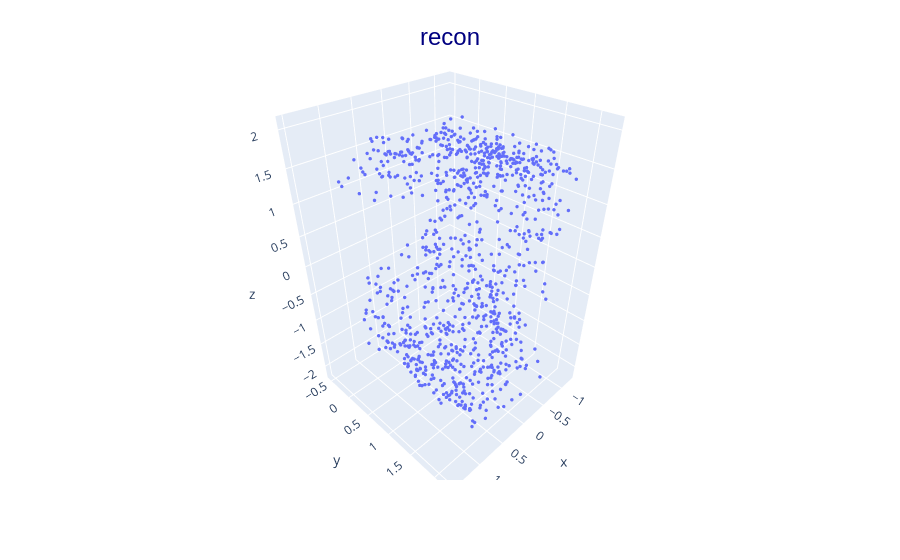
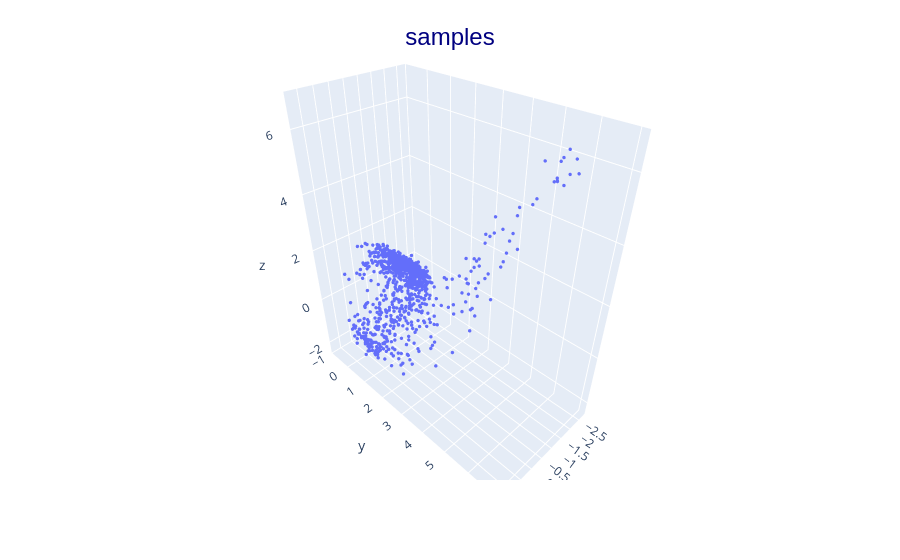

These figures' notebook cell, in order:
### Code cell
plot_vae(global_vae, sub_key, True)

### Figure 1 — Plotly figure (JSON) as saved in the notebook; plotly's stock layout.template omitted (floating-point values rounded to 4 significant figures; data arrays with more than 128 entries replaced by an {"elided": "..."} marker saying what was removed)
{"data": [{"hovertemplate": "x=%{x}<br>y=%{y}<br>z=%{z}<extra></extra>", "legendgroup": "", "marker": {"color": "#636efa", "size": 2, "symbol": "circle"}, "mode": "markers", "name": "", "scene": "scene", "showlegend": false, "type": "scatter3d", "x": {"elided": "1000 float values"}, "y": {"elided": "1000 float values"}, "z": {"elided": "1000 float values"}}], "layout": {"legend": {"tracegroupgap": 0}, "margin": {"t": 60}, "scene": {"domain": {"x": [0, 1], "y": [0, 1]}, "xaxis": {"title": {"text": "x"}}, "yaxis": {"title": {"text": "y"}}, "zaxis": {"title": {"text": "z"}}}, "title": {"font": {"color": "navy", "family": "Arial", "size": 24}, "text": "recon", "x": 0.5, "y": 0.95}}}

### Figure 2 — Plotly figure (JSON) as saved in the notebook; plotly's stock layout.template omitted (floating-point values rounded to 4 significant figures; data arrays with more than 128 entries replaced by an {"elided": "..."} marker saying what was removed)
{"data": [{"hovertemplate": "x=%{x}<br>y=%{y}<br>z=%{z}<extra></extra>", "legendgroup": "", "marker": {"color": "#636efa", "size": 2, "symbol": "circle"}, "mode": "markers", "name": "", "scene": "scene", "showlegend": false, "type": "scatter3d", "x": {"elided": "1000 float values"}, "y": {"elided": "1000 float values"}, "z": {"elided": "1000 float values"}}], "layout": {"legend": {"tracegroupgap": 0}, "margin": {"t": 60}, "scene": {"domain": {"x": [0, 1], "y": [0, 1]}, "xaxis": {"title": {"text": "x"}}, "yaxis": {"title": {"text": "y"}}, "zaxis": {"title": {"text": "z"}}}, "title": {"font": {"color": "navy", "family": "Arial", "size": 24}, "text": "samples", "x": 0.5, "y": 0.95}}}
